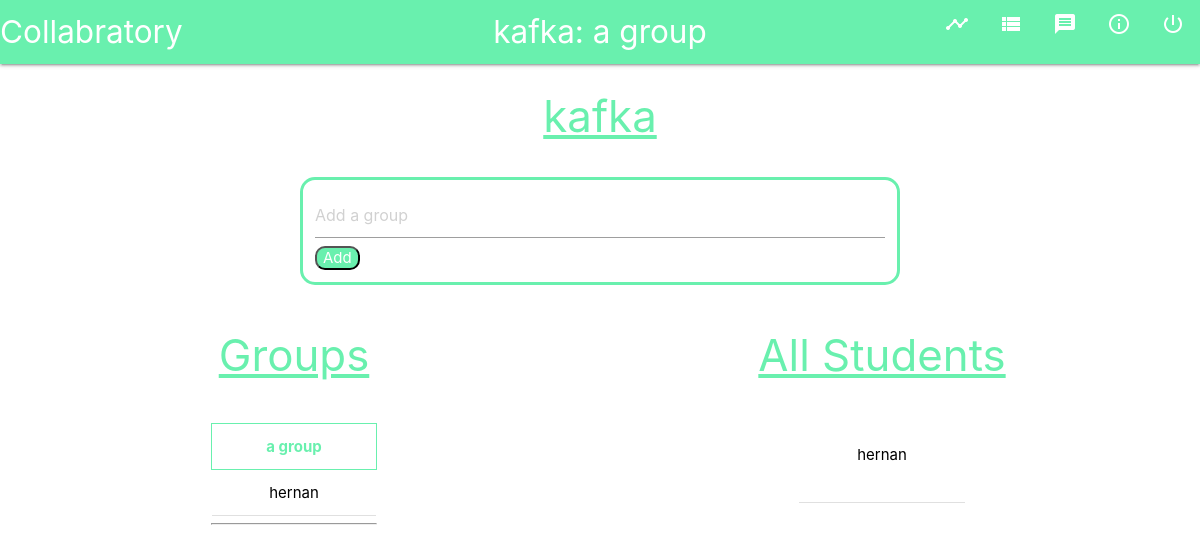
Before: /projects/2/ (signed in) with the older database file.
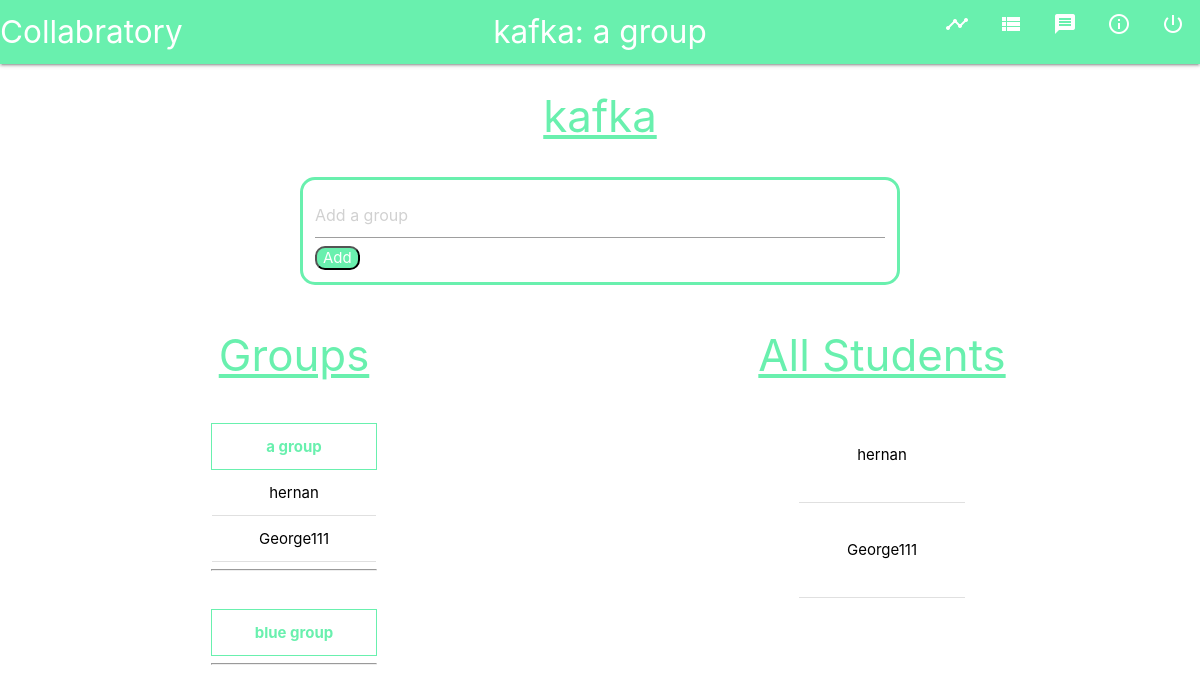
After: the same page with the newer database file.
### users/models.py (models this page shows)
class UserInfo(models.Model):
    user = models.OneToOneField(settings.AUTH_USER_MODEL, on_delete=models.CASCADE)
    is_teacher = models.BooleanField(default=False)
    groups = models.ManyToManyField(Group, blank=True, related_name='list_of_groups_that_the_student_is_in')
    color = models.CharField(max_length=100, blank=False, default='blue', null=True)
    student_projects = models.ManyToManyField(Project, blank=True, related_name='list_of_student_projects_current')
    current_group = models.ForeignKey(Group, on_delete=models.CASCADE, blank=True, null=True, related_name='the_current_group_of_the_student')
    def __str__(self):
        return self.user.username

class Group(models.Model):
    title = models.CharField(max_length=100, blank=False, default='default_title', null=True)
    project = models.ForeignKey(Project, on_delete=models.CASCADE, default=1, null=True, related_name='projects_associated_with_group') #should be labeled groups assosiated with projects but I am too scared to change it
    current_group_student_count = models.IntegerField(default=0)
    def __str__(self):
        return self.title

class Project(models.Model):
    title = models.CharField(max_length=100)
    max_group_size = models.IntegerField()
    total_students = models.IntegerField()
    current_project_student_count = models.IntegerField(default=0)
    teacher = models.ForeignKey(settings.AUTH_USER_MODEL, default=1, on_delete=models.CASCADE)
    project_code = models.CharField(max_length=15, default='')
    directions = models.TextField(default='')
    is_completed = models.BooleanField(default=False)
    def __str__(self):
        return self.title

### homepage/views.py (the view)
# urls.py: path('projects/<int:pk>/', views.project_detail, name='project_detail'),
def project_detail(request, pk):
    project = get_object_or_404(Project, pk=pk)
    context = {'project': project}
    all_student_groups = request.user.userinfo.groups.all()
    for student_group in all_student_groups:
        if student_group in project.projects_associated_with_group.all():
            context.update({'student_group' : student_group})
            setattr(request.user.userinfo, 'current_group', student_group)
            request.user.userinfo.save()
    return render(request, 'homepage/project_detail.html', context)

### homepage/templates/homepage/project_detail.html (shortened to what this page needs)
{% extends 'base.html' %}
{%block content%}
{%if project in user.userinfo.student_projects.all or project.teacher == user%}
    <div class='timeline'>
        <h3>{{project.title}}</h3>
    </div>
    <div class='tournamentcode'>
        <form method="POST" action='/add_group/{{project.id}}/'>
            <input type="text" id="new_group" name="new_group" placeholder="Add a group">
            <input id='findprojectbutton' type="submit" id="add_group" name="add_group" value='Add'>
        </form>
    </div>
    <div class='mycontainer'>
    <div class='detailpagesmallcontainer'>
        <div class="forms">
        <h3>Groups</h3>
        <div class='detailtable'>
            <br>
            {% for group in project.projects_associated_with_group.all %}
                <table class='centered'>
                <thead>
                  <tr>
                      <th style="color: #69f0ae; border: 1px solid #69f0ae; ">{{group.title}}</th>
                  </tr>
                </thead>
                <tbody >
                {% for student in group.list_of_groups_that_the_student_is_in.all %}
                  <tr>
                    <td>
                        {{student}}
                    </td>
                </tr>
                {%endfor%}
                </tbody>
                </table><hr>
                <br><br>
            {%endfor%}
            </div>
        </div>
        </div>
        <div class='detailpagesmallcontainer'>
            <h3>All Students</h3>
            <div class='detailtable'>
            <table class='centered'>
                <tbody >
            {% for group in project.projects_associated_with_group.all %}
                {% for student in group.list_of_groups_that_the_student_is_in.all %}
                  <tr>
                    <td>
                        {{student}}
                    </td>
                </tr>
                {%endfor%}
            {%endfor%}
                </tbody>
    </div>
{%else%}
</table>
</div>
    <h3>You have not yet joined this project</h3>
{%endif%}
{%endblock%}

### templates/base.html (shortened to what this page needs)
<!DOCTYPE html>
<html lang="en">
<head>
    {% load static %}
    <link type="text/css" rel="stylesheet" href="css/materialize.min.css"  media="screen,projection"/>
    <link rel="stylesheet" href="https://cdnjs.cloudflare.com/ajax/libs/materialize/1.0.0/css/materialize.min.css">
    <link rel='stylesheet' type='text/css' href="{% static 'groupwork/style.css' %}">
</head>
<body>
  <nav class='green accent-2'>
    <div id='navbarrr' class="nav-wrapper">
      <a href="{% url 'homepage:index' %}" class="left brand-logo"> Collabratory</a>
      <div class='left hide-on-med-and-down'>
      {%if not user.userinfo.current_group == null%}
        <a href='{%url "homepage:project_detail" user.userinfo.current_group.project.pk%}' class="center brand-logo">{%if user.userinfo.is_teacher%}Currently Viewing -> {%endif%}{{user.userinfo.current_group.project}}: {{user.userinfo.current_group}}</a>
      {%endif%}
      </div>
      <ul class="right hide-on-small-only">
        <li><a href="{% url 'timeline:index' %}" title="Timeline"><i class="material-icons">timeline</i></a></li>
        <li><a href="{% url 'to_do:index' %}" title='ToDo'><i class="material-icons">view_list</i></a></li>
        <li><a href="{% url 'forum:index' %}" title='Forum'><i class="material-icons">message</i></a></li>
        <li><a href="{% url 'homepage:directions' %}" title="Directions"><i class="material-icons">info_outline</i></a></li>
        {% if user.is_authenticated %}
        <li><a href="{% url 'users:profile' %}" title="Profile"><i class="material-icons" >power_settings_new</i></a></li>
        {%else%}
        <li><a href="{% url 'login' %}" title="Login"><i class="material-icons">account_box</i></a></li>
        {%endif%}
      </ul>
    </div>
    <div class='black-text'>
        {% block content %}
        {% endblock %}
    </div>
</body>
</html>

### static/groupwork/style.css (style rules this page uses)
.tournamentcode { border: 3px solid #69f0ae; border-radius: 15px; width: 50%; margin: 0 auto; margin-top: 3%; padding: 1%; overflow: hidden; line-height: 100%; }
a { color: #69f0ae; }
#findprojectbutton { background-color: #69f0ae; color: white; border-radius: 10px; cursor: pointer; }
.mycontainer { width: 100%; display: inline-flex; flex-wrap: wrap; }
.timeline h3 { text-align: center; color: #69f0ae; text-decoration: underline; }
.detailpagesmallcontainer { height: 100%; width: 46%; display: inline-block; margin: 1.5%; vertical-align: top; }
.detailpagesmallcontainer h3 { text-align: center; color: #69f0ae; text-decoration: underline; }
.detailtable { margin: 5% auto; width: 30%; }
form { min-width: 250px; line-height: 100%; }
.material-icons { position: relative; top: -8px; }
.forms { margin-top: 5%; line-height: 100%; }

Changed rows visible on the page:
added UserInfo: user.username "George111", shown under Group "a group"
added Group: title "blue group", shown under "Groups"
